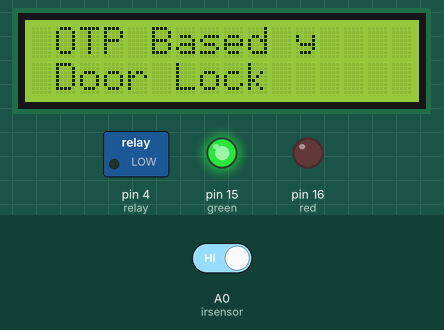
Bench run of a sketch on a simulated Arduino Uno, built with avr-gcc and run on an emulated ATmega328P. Shown: 16×2 character LCD, switched loads named in the sketch (green lamp = pin HIGH), output pins drawn as LEDs (lit = HIGH). The test bench sets the inputs (shaded band); at power-on: A0 (irsensor) HIGH. Random numbers use the default seed unless the sketch sets one; the modem accepts every AT command (registered, SIM ready, sends succeed) and sends nothing else; what the sketch prints to the serial monitor is not drawn.

Above: at 2.8 s.
2.9 s: A0 (irsensor) driven LOW
4.4 s: A0 (irsensor) driven HIGH
At 5.6 s:
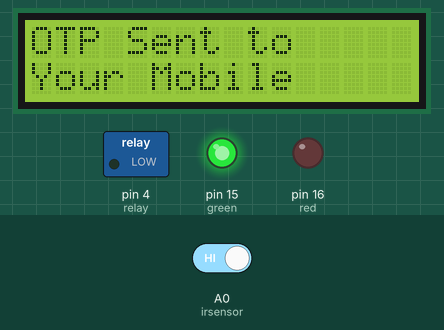
At 10.0 s:
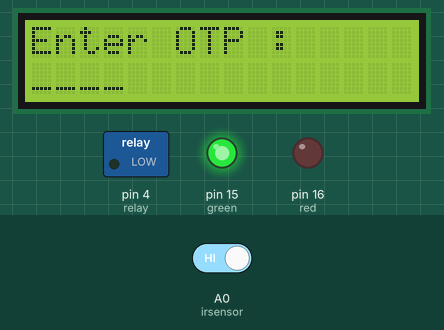
Timing chart, 0 to 11.5 s (numbered marks = the images above; inputs shaded):
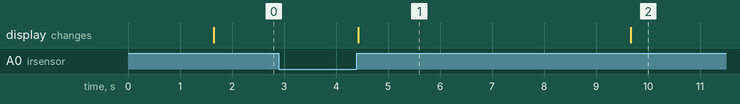

Measured:
- after the input at 2.9 s, every drawn part: stays the same
- after the input at 4.4 s, the display: changes at once (image 1)
- what the display in image 1 shows lasts 5.3 s, from 4.4 s to 9.7 s

The sketch:

otpbasedsmartlockcode.ino
```cpp
#include <SoftwareSerial.h>
#include <Wire.h>
#include <LiquidCrystal_I2C.h>
#include <Keypad.h>

// Pin Definitions
#define relay 4
#define red 16
#define green 15
#define irsensor A0
#define rxGSM 10
#define txGSM 11

// Setup GSM serial
SoftwareSerial sim800l(rxGSM, txGSM); // RX, TX

// Phone number to send OTP
String phoneNumber = "XXXXXXXXXX";

// OTP variables
int otp;
String otpstring = "";

// Keypad Setup
const byte ROWS = 4;
const byte COLS = 4;
char hexaKeys[ROWS][COLS] = {
  { '1', '2', '3', 'A' },
  { '4', '5', '6', 'B' },
  { '7', '8', '9', 'C' },
  { '*', '0', '#', 'D' }
};
byte rowPins[ROWS] = { 13, 12, 11, 10 };
byte colPins[COLS] = { 9, 8, 7, 6 };
Keypad customKeypad = Keypad(makeKeymap(hexaKeys), rowPins, colPins, ROWS, COLS);

// LCD Setup
LiquidCrystal_I2C lcd(0x27, 16, 2);

void setup() {
  // Initialize IO
  pinMode(relay, OUTPUT);
  pinMode(red, OUTPUT);
  pinMode(green, OUTPUT);
  pinMode(irsensor, INPUT_PULLUP);
  digitalWrite(relay, LOW); // Door locked
  digitalWrite(red, LOW);
  digitalWrite(green, HIGH); // Ready

  // Serial and GSM
  Serial.begin(9600);
  sim800l.begin(4800);

  // LCD
  lcd.init();
  lcd.backlight();
  lcd.setCursor(0, 0);
  lcd.print("System Ready");

  // GSM setup
  sim800l.println("AT");
  delay(500);
  sim800l.println("AT+CSQ");
  delay(500);
  sim800l.println("AT+CMGF=1");
  delay(500);
}

void loop() {
  lcd.setCursor(0, 0);
  lcd.print(" OTP Based ");
  lcd.setCursor(0, 1);
  lcd.print(" Door Lock ");

  if (digitalRead(irsensor) == LOW) {
    // Generate OTP
    otp = random(2000, 9999);
    otpstring = String(otp);
    Serial.print("Generated OTP: ");
    Serial.println(otpstring);

    while (digitalRead(irsensor) == LOW); // wait for object to move

    // Notify user
    lcd.clear();
    lcd.setCursor(0, 0);
    lcd.print("OTP Sent to");
    lcd.setCursor(0, 1);
    lcd.print("Your Mobile");
    delay(1000);

    sendSMS(); // New correct SMS sending logic

    lcd.clear();
    lcd.setCursor(0, 0);
    lcd.print("Enter OTP :");

    getotp(); // Handle user input and verification
  }
}

// Function to read OTP from keypad and verify
void getotp() {
  String enteredOTP = "";
  lcd.setCursor(0, 1);
  lcd.print("____");

  while (enteredOTP.length() < 4) {
    char key = customKeypad.getKey();
    if (key) {
      enteredOTP += key;
      lcd.setCursor(enteredOTP.length() - 1, 1);
      lcd.print(key);
    }
  }

  Serial.print("Entered OTP: ");
  Serial.println(enteredOTP);

  if (enteredOTP == otpstring) {
    lcd.clear();
    lcd.setCursor(0, 0);
    lcd.print("Access Granted");
    lcd.setCursor(0, 1);
    lcd.print("Door Opening");
    digitalWrite(relay, HIGH);
    digitalWrite(red, HIGH);
    digitalWrite(green, LOW);
    delay(5000);
    digitalWrite(relay, LOW);
    digitalWrite(red, LOW);
    digitalWrite(green, HIGH);
  } else {
    lcd.clear();
    lcd.setCursor(0, 0);
    lcd.print("Access Denied");
    lcd.setCursor(0, 1);
    lcd.print("Try Again!");
    delay(3000);
  }
}

// ✅ NEW GSM SMS Function (Correct one you provided)
void sendSMS() {
  Serial.println("Sending SMS");
  sim800l.println("AT+CMGF=1");
  delay(1000);
  sim800l.print("AT+CMGS=\"");
  sim800l.print(phoneNumber);
  sim800l.println("\"");
  delay(1000);
  sim800l.println("Your OTP is: " + otpstring);
  delay(100);
  sim800l.write(26); // Ctrl+Z to send
  delay(1000);

  while (sim800l.available()) {
    String response = sim800l.readString();
    Serial.println(response);
  }

  lcd.clear();
  lcd.setCursor(0, 0);
  lcd.print("OTP Sent!");
}
```
